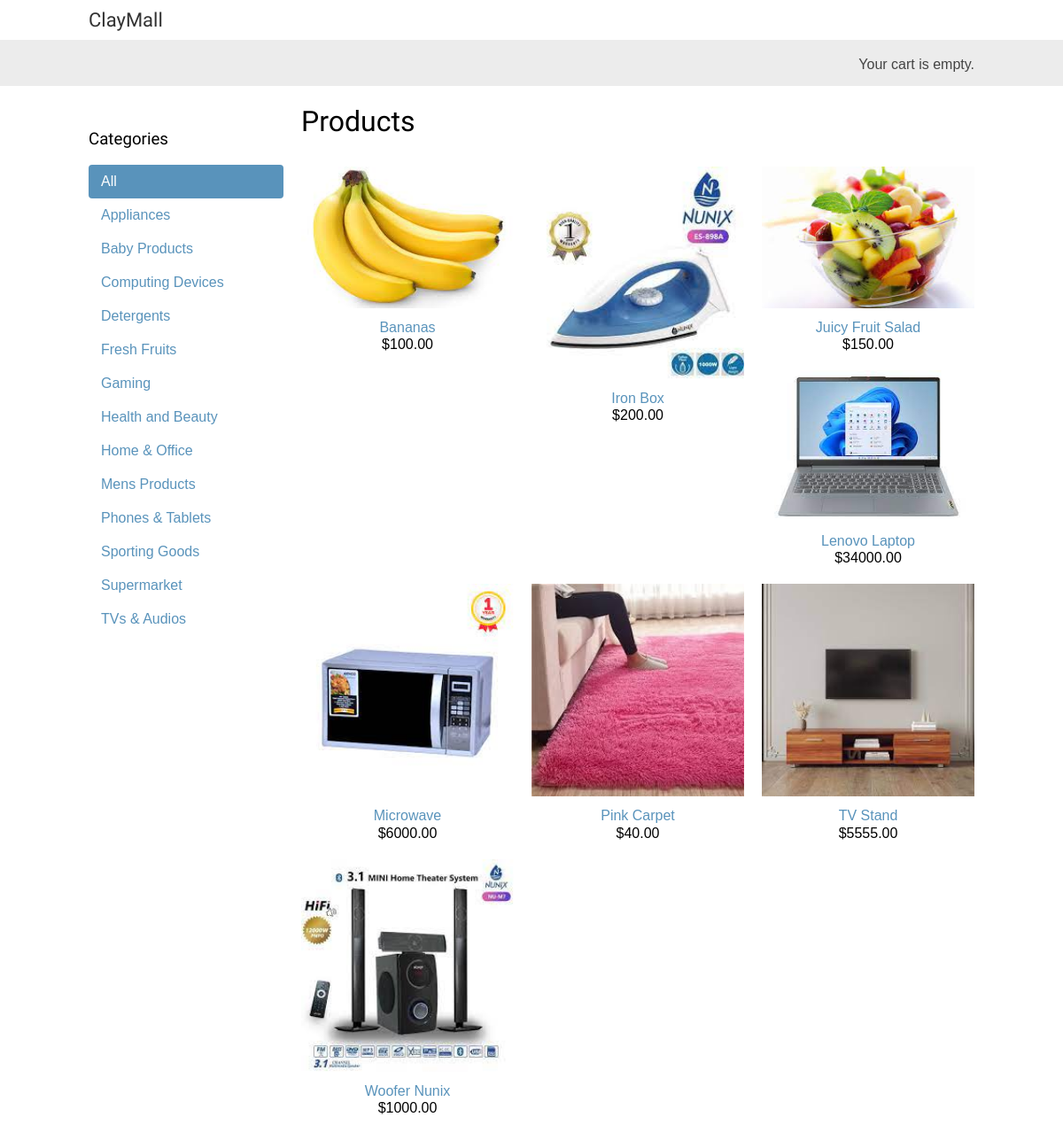
The page / on the database its author committed.
### shop/models.py (models this page shows, shortened)
class Category(models.Model):
    name = models.CharField(max_length= 200)
    slug = models.SlugField(max_length=200, unique=True)
    class Meta:
      ordering = ['name']
      indexes = [
      models.Index(fields=['name']),
      ]
      verbose_name = 'category'
      verbose_name_plural = 'categories'
    def get_absolute_url(self):
       return reverse('shop:product_list_by_category',
                      args=[self.slug])

class Product(models.Model):
     category = models.ForeignKey(Category,
                                   related_name='products',
                                   on_delete=models.CASCADE)
     name = models.CharField(max_length=200)
     slug = models.SlugField(max_length=200)
     image = models.ImageField(upload_to='products/%Y/%m/%d', blank=True)
     description = models.TextField(blank=True)
     price = models.DecimalField(max_digits=10, decimal_places=2)
     available = models.BooleanField(default=True)
     created = models.DateTimeField(auto_now=True)
     updated = models.DateTimeField(auto_now=True)
     class Meta:
       ordering = ['name']
       indexes = [
          models.Index(fields=['id','slug']),
          models.Index(fields=['name']),
          models.Index(fields=['-created']),
          ]
     def get_absolute_url(self):
        return reverse('shop:product_detail',
                       args=[self.id, self.slug])

### shop/views.py (the view)
# urls.py: path('', views.product_list, name='product_list'),
def product_list(request, category_slug=None):
    category = None
    categories = Category.objects.all()
    products = Product.objects.filter(available=True)
    if category_slug:
        category = get_object_or_404(Category, slug=category_slug)
        products = products.filter(category=category)
    return render(request,
                  'shop/product/list.html',
                  {'category':category,
                   'categories':categories,
                   'products':products})

### cart/cart.py (called while the page is built)
    def __len__(self):
        return sum(item['quantity'] for item in self.cart.values())

### cart/context_processors.py (called while the page is built)
def cart(request):
 return {'cart': Cart(request)}

### shop/templates/shop/product/list.html (shortened to what this page needs)
{% extends "shop/base.html" %}
{% load static %}
{% block content %}
  <div id="sidebar">
    <h3>Categories</h3>
    <ul>
      <li {% if not category %}class="selected"{% endif %}>
        <a href="{% url "shop:product_list" %}">All</a>
      </li>
      {% for c in categories %}
        <li {% if category.slug == c.slug %}class="selected"{% endif %}>
          <a href="{{ c.get_absolute_url }}">{{ c.name }}</a>
        </li>
      {% endfor %}
    </ul>
  </div>
  <div id="main" class="product-list">
    <h1>{% if category %}{{ category.name }}{% else %}Products{% endif %}</h1>
    {% for product in products %}
      <div class="item">
        <a href="{{ product.get_absolute_url }}">
          <img src="{% if product.image %}{{ product.image.url }}{% else %}{% static "img/no_image.png" %}{% endif %}">
        </a>
        <a href="{{ product.get_absolute_url }}">{{ product.name }}</a>
        <br>
        ${{ product.price }}
      </div>
    {% endfor %}
  </div>
{% endblock %}

### shop/static/css/base.css (style rules this page uses)
body { margin:0; padding:0; font-family:helvetica, sans-serif; }
h1, h2, h3, h4, h5 , h6 { font-family: 'Ubuntu', sans-serif; font-weight:normal; }
a { text-decoration:none; color:#5993bb; }
#sidebar { width:220px; padding:30px 20px 0 0; float:left; }
#sidebar ul { margin:0; padding:0; }
#sidebar ul li { margin:0; list-style:none; padding:10px 14px; }
#sidebar ul li a { display:block; }
#sidebar ul li.selected { background:#5993bb; border-radius:4px; }
#sidebar ul li.selected a { color:#fff; }
#main { float:left; width: 96%; margin-right:-220px; overflow:hidden; }
.product-list .item { width:25%; padding:10px 20px 10px 0; float:left; text-align:center; line-height:1.2; }
.product-list .item img { width:100%; margin-bottom:8px; }

### rows shown on the page
Category: name "Appliances"
Category: name "Baby Products"
Category: name "Computing Devices"
Category: name "Detergents"
Category: name "Fresh Fruits"
Category: name "Gaming"
Category: name "Health and Beauty"
Category: name "Home & Office"
Category: name "Mens Products"
Category: name "Phones & Tablets"
Category: name "Sporting Goods"
Category: name "Supermarket"
Category: name "TVs & Audios"
Product: image (picture), name "Bananas", price "100.00"
Product: image (picture), name "Iron Box", price "200.00"
Product: image (picture), name "Juicy Fruit Salad", price "150.00"
Product: image (picture), name "Lenovo Laptop", price "34000.00"
Product: image (picture), name "Microwave", price "6000.00"
Product: image (picture), name "Pink Carpet", price "40.00"
Product: image (picture), name "TV Stand", price "5555.00"
Product: image (picture), name "Woofer Nunix", price "1000.00"
